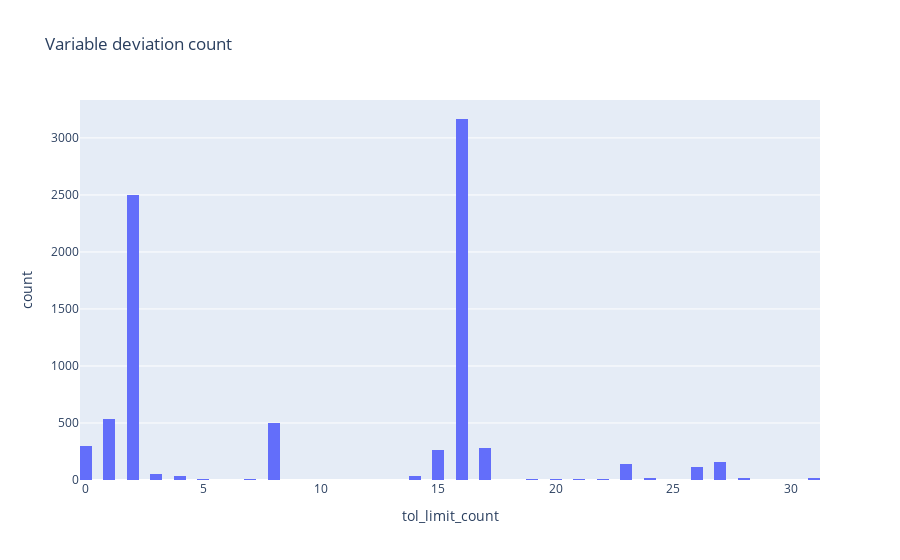

Here is the notebook cell this chart was saved with:
### Code cell
fig = px.histogram(tol_result, x="tol_limit_count",nbins=100,title="Variable deviation count")
fig.show()

### Figure 1 — Plotly figure (JSON) as saved in the notebook; plotly's stock layout.template omitted (floating-point values rounded to 4 significant figures; data arrays with more than 128 entries replaced by an {"elided": "..."} marker saying what was removed)
{"data": [{"alignmentgroup": "True", "bingroup": "x", "hovertemplate": "tol_limit_count=%{x}<br>count=%{y}<extra></extra>", "legendgroup": "", "marker": {"color": "#636efa", "pattern": {"shape": ""}}, "name": "", "nbinsx": 100, "offsetgroup": "", "orientation": "v", "showlegend": false, "type": "histogram", "x": {"elided": "8173 int values"}, "xaxis": "x", "yaxis": "y"}], "layout": {"barmode": "relative", "legend": {"tracegroupgap": 0}, "title": {"text": "Variable deviation count"}, "xaxis": {"anchor": "y", "domain": [0, 1], "title": {"text": "tol_limit_count"}}, "yaxis": {"anchor": "x", "domain": [0, 1], "title": {"text": "count"}}}}
